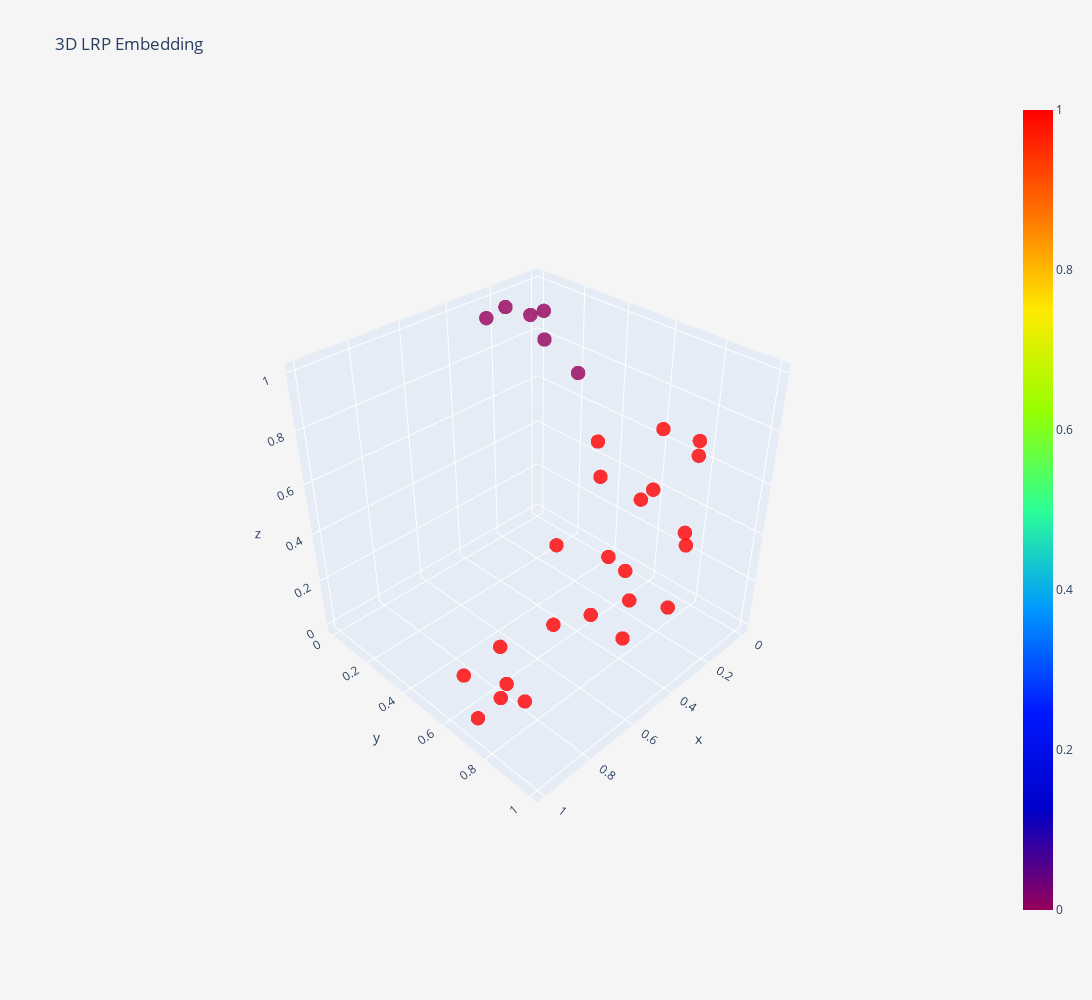

The notebook cell this image was saved under:
### Code cell
plot_3d_lrp(pipeline.training_lrp, colors=pipeline.clusterer.labels_, labels=correct_HR["ASD_DX_group"])

### Figure 1 — Plotly figure (JSON) as saved in the notebook; plotly's stock layout.template omitted (floating-point values rounded to 4 significant figures)
{"data": [{"marker": {"color": [1, 1, 1, 1, 1, 0, 0, 0, 1, 1, 1, 0, 1, 1, 1, 1, 1, 1, 1, 1, 1, 0, 1, 1, 0, 1, 1, 1, 1], "colorscale": [[0, "rgb(150,0,90)"], [0.125, "rgb(0,0,200)"], [0.25, "rgb(0,25,255)"], [0.375, "rgb(0,152,255)"], [0.5, "rgb(44,255,150)"], [0.625, "rgb(151,255,0)"], [0.75, "rgb(255,234,0)"], [0.875, "rgb(255,111,0)"], [1, "rgb(255,0,0)"]], "opacity": 0.8, "showscale": true, "size": 5}, "mode": "markers", "name": "Training", "text": ["ASD", "ATYPICAL_ADOS", "ASD", "ATYPICAL_ADOS", "ASD", "ASD", "ASD", "ATYPICAL_ADOS", "ASD", "ATYPICAL_ADOS", "ASD", "ASD", "ASD", "ASD", "ASD", "ATYPICAL_ADOS", "ATYPICAL_MULLEN", "ASD", "ATYPICAL_MULLEN", "ASD", "ATYPICAL_ADOS", "ASD", "ATYPICAL_MULLEN", "ATYPICAL_MULLEN", "ASD", "ASD", "ASD", "ASD", "ASD"], "type": "scatter3d", "x": [0.08249, 0.214, 0.0922, 0.8468, 0.2962, 0.2516, 0.236, 0, 0.2419, 0.4265, 0.478, 0.1165, 0.4212, 0.08429, 0.3765, 0.05265, 0.03509, 0.2417, 0.4614, 0.001947, 0.356, 0.1278, 0.7367, 0.5473, 0.1175, 0.944, 1.0, 0.9524, 0.8959], "y": [0.3861, 0.5181, 0.6047, 0.6767, 0.6406, 0, 0.08136, 0.03089, 0.9073, 1, 0.8632, 0.07998, 0.8253, 0.8085, 0.8075, 0.7973, 0.6341, 0.7675, 0.5402, 0.7649, 0.6229, 0.1607, 0.5591, 0.6319, 0.3136, 0.8127, 0.7388, 0.6237, 0.8402], "z": [0.5337, 0.5058, 0.3935, 0.01271, 0.2708, 0.9387, 1.0, 0.8966, 0.4858, 0.341, 0.4391, 0.933, 0.09382, 0.297, 0.2239, 0.7001, 0.6692, 0.5852, 0, 0.6064, 0.03262, 0.8706, 0.08796, 0.4522, 0.7929, 0.2432, 0.08231, 0.1511, 0.1537]}], "layout": {"autosize": false, "height": 1000, "paper_bgcolor": "#F5F5F5", "scene": {"aspectmode": "auto", "aspectratio": {"x": 1.0, "y": 1.0, "z": 1.0}, "camera": {"center": {"x": 0, "y": 0, "z": 0}, "eye": {"x": 1.762, "y": 1.762, "z": 1.762}, "projection": {"type": "perspective"}, "up": {"x": -0.003472, "y": 0.003484, "z": 1.0}}}, "title": {"text": "3D LRP Embedding"}, "width": 1200}}
